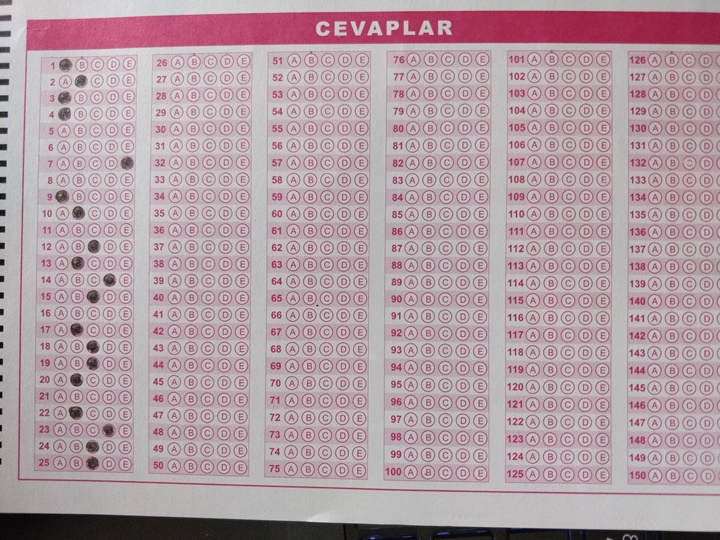
#> input picture Python/test2.jpg, 720 x 540 px
$ python optik.py
#> lines starting #> are read from the running program, lines starting #| are printed output that depends on the picture; after the words box and inside, x2 and y2 are one past the last pixel; in counts of white or black regions, pixels touching at a corner belong together
import cv2
import numpy as np

def nothing(x): #nothing isminde x parametreli bir fonksiyon
    pass


cv2.namedWindow("Uygulama") #windows penceresinin ismi
cv2.createTrackbar("LH", "Uygulama", 0, 255, nothing) #kırmızı-yeşil-mavi
#> slider 'LH' is set to 51
cv2.createTrackbar("LS", "Uygulama", 0, 255, nothing)# beyaz alanlar
#> slider 'LS' is set to 51
cv2.createTrackbar("LV", "Uygulama", 0, 255, nothing)#Siyah alanlar
#> slider 'LV' is set to 51
cv2.createTrackbar("UH", "Uygulama", 255, 255, nothing)#mabi-yeşil-kırmızı
cv2.createTrackbar("US", "Uygulama", 255, 255, nothing)#rgb siler
cv2.createTrackbar("UV", "Uygulama", 255, 255, nothing)#siyah renkler hariç siler

while True:
    frame = cv2.imread('test2.jpg')
#> frame is the input picture: shape (540, 720, 3); mean B, G, R 164.3, 157.1, 178.4

    #HSV (Hue, Saturation, Value) (Ton, Doygunluk, Değer)
    hsv = cv2.cvtColor(frame, cv2.COLOR_BGR2HSV)#Secilen görüntüyü griye cevir
#> hsv: shape (540, 720, 3); mean H, S, V 149.9, 33.2, 178.6

    l_h = cv2.getTrackbarPos("LH", "Uygulama")
    l_s = cv2.getTrackbarPos("LS", "Uygulama")
    l_v = cv2.getTrackbarPos("LV", "Uygulama")

    u_h = cv2.getTrackbarPos("UH", "Uygulama")
    u_s = cv2.getTrackbarPos("US", "Uygulama")
    u_v = cv2.getTrackbarPos("UV", "Uygulama")

    dusuk = np.array([l_h, l_s, l_v])
    yuksek = np.array([u_h, u_s, u_v])

    mask = cv2.inRange(hsv, dusuk, yuksek)
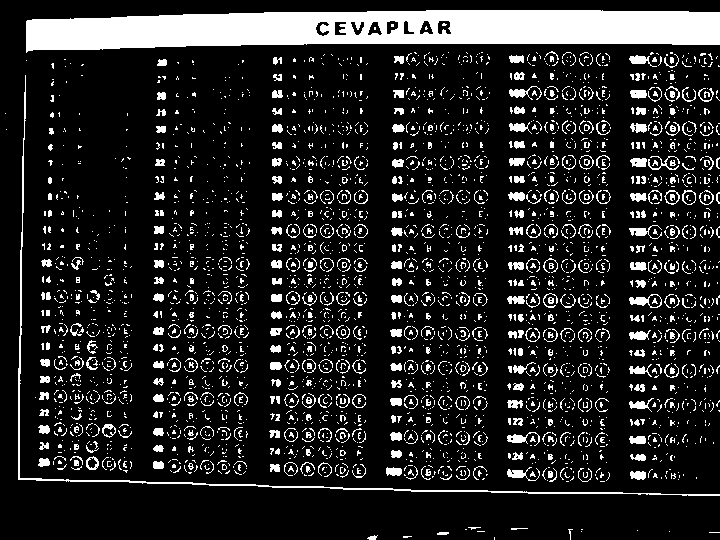
#> mask: shape (540, 720); 14.6% white; 3224 white regions (2779 under 20 px), largest, box (x1, y1, x2, y2) and area: (26, 10, 720, 53) 21961, (18, 75, 720, 496) 2085, (629, 294, 662, 308) 179

    res = cv2.bitwise_and(frame, frame, mask=mask)
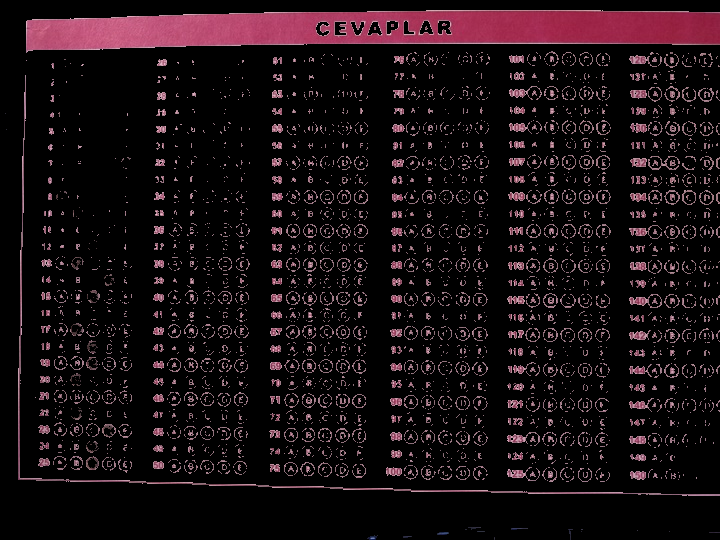
#> res: shape (540, 720, 3); mean B, G, R 17.1, 13.9, 23.7

    cv2.imshow("orjinal", frame)
    cv2.imshow("ters cevrim(maske)", mask)
    cv2.imshow("renkli alanlar", res)

    key = cv2.waitKey(1)# işlemlerin ekranda sürekli yapılması için
#> (key Esc is pressed here)
    #if key == 2:
     #   break

#cv2.destroyAllWindows()

$ run again, with Python/test3.jpg copied over Python/test2.jpg
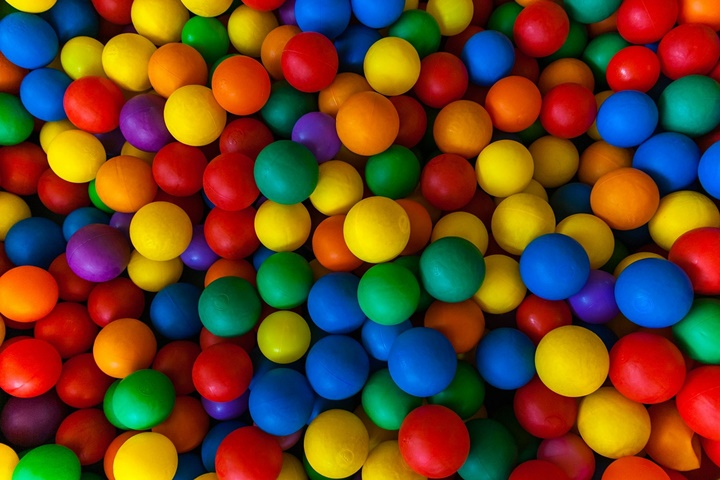
#> input picture Python/test3.jpg, 720 x 480 px
#> frame is the input picture: shape (480, 720, 3); mean B, G, R 37.9, 68.2, 104.2
#> hsv: shape (480, 720, 3); mean H, S, V 55.7, 241.4, 141.5
#> `mask = cv2.inRange(hsv, dusuk, yuksek)`:
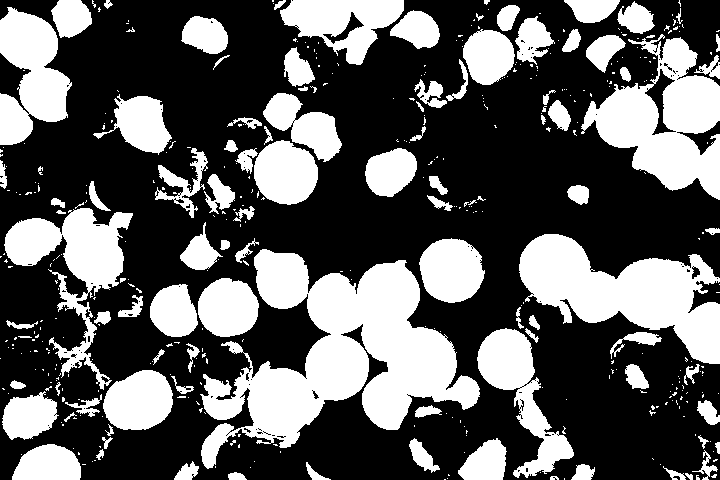
#> mask: shape (480, 720); 36.1% white; 441 white regions (341 under 20 px), largest, box (x1, y1, x2, y2) and area: (200, 249, 480, 469) 26470, (519, 234, 720, 364) 13040, (581, 34, 720, 200) 11418
#> `res = cv2.bitwise_and(frame, frame, mask=mask)`:
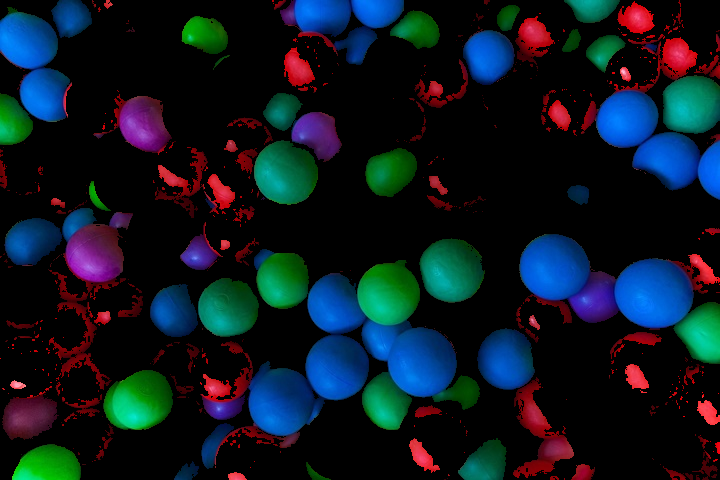
#> res: shape (480, 720, 3); mean B, G, R 34.2, 25.1, 13.5
